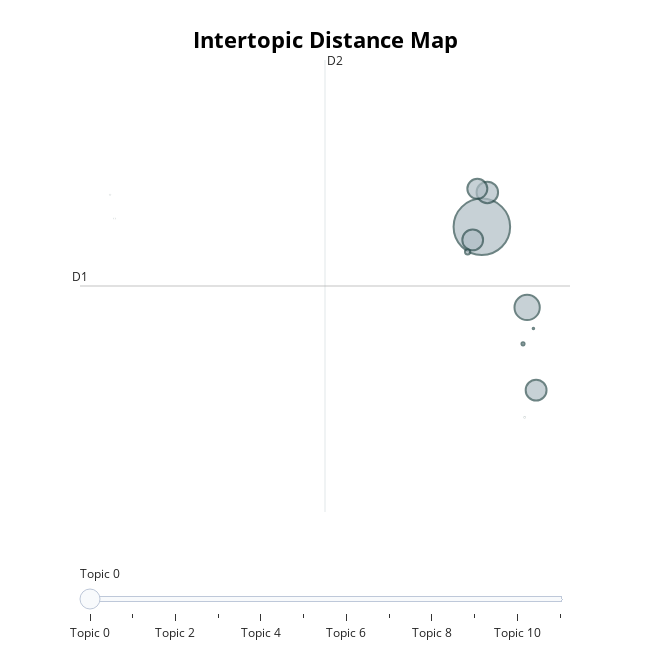

Source (notebook cell):
### Code cell
topic_model.visualize_topics()

### Figure 1 — Plotly figure (JSON) as saved in the notebook; plotly's stock layout.template omitted (floating-point values rounded to 4 significant figures)
{"data": [{"customdata": [[0, "recursos | consultoria | construcao | empresas | praca", 73969], [1, "inserviveis | abrasivos | acessorios | descricao | estofados", 14775], [2, "alimenticios | alimentos | agricola | agricultura | agricolas", 10667], [3, "material | materiais | plastico | equipamentos | concreto", 10054], [4, "hospitalares | hospitalar | hospital | clinica | clinicas", 9970], [5, "maquinas | equipamento | automotor | pneus | equipamentos", 9232], [6, "servico |  |  |  | ", 653], [7, "vegetal | laticinios | alimentacao | carreta | panificacao", 226], [8, "odontologicos | odontologico | odontologia | estofados | hospitalares", 55], [9, "tubos | laboratorio | equipamentos | variavel | angulo", 1], [10, "equipamentos | laboratorio | workstation | cabine | materiais", 1], [11, "beneficiarios | composto | kits | materiais | limpeza", 1]], "hovertemplate": "<b>Topic %{customdata[0]}</b><br>%{customdata[1]}<br>Size: %{customdata[2]}", "legendgroup": "", "marker": {"color": "#B0BEC5", "line": {"color": "DarkSlateGrey", "width": 2}, "size": [73969, 14775, 10667, 10054, 9970, 9232, 653, 226, 55, 1, 1, 1], "sizemode": "area", "sizeref": 46.23, "symbol": "circle"}, "mode": "markers", "name": "", "orientation": "v", "showlegend": false, "type": "scatter", "x": [11.91, 15.05, 12.29, 15.67, 11.27, 11.59, 10.92, 14.76, 15.48, -13.88, -13.56, 14.87], "xaxis": "x", "y": [11.1, 10.01, 11.57, 8.895, 10.93, 11.62, 10.77, 9.522, 9.729, 11.54, 11.22, 8.526], "yaxis": "y"}], "layout": {"annotations": [{"showarrow": false, "text": "D1", "x": -15.96, "y": 10.3, "yshift": 10}, {"showarrow": false, "text": "D2", "x": 1.029, "xshift": 10, "y": 13.36}], "height": 650, "hoverlabel": {"bgcolor": "white", "font": {"family": "Rockwell", "size": 16}}, "legend": {"itemsizing": "constant", "tracegroupgap": 0}, "margin": {"t": 60}, "shapes": [{"line": {"color": "#CFD8DC", "width": 2}, "type": "line", "x0": 1.029, "x1": 1.029, "y0": 7.247, "y1": 13.36}, {"line": {"color": "#9E9E9E", "width": 2}, "type": "line", "x0": -15.96, "x1": 18.02, "y0": 10.3, "y1": 10.3}], "sliders": [{"active": 0, "pad": {"t": 50}, "steps": [{"args": [{"marker.color": [["red", "#B0BEC5", "#B0BEC5", "#B0BEC5", "#B0BEC5", "#B0BEC5", "#B0BEC5", "#B0BEC5", "#B0BEC5", "#B0BEC5", "#B0BEC5", "#B0BEC5"]]}], "label": "Topic 0", "method": "update"}, {"args": [{"marker.color": [["#B0BEC5", "red", "#B0BEC5", "#B0BEC5", "#B0BEC5", "#B0BEC5", "#B0BEC5", "#B0BEC5", "#B0BEC5", "#B0BEC5", "#B0BEC5", "#B0BEC5"]]}], "label": "Topic 1", "method": "update"}, {"args": [{"marker.color": [["#B0BEC5", "#B0BEC5", "red", "#B0BEC5", "#B0BEC5", "#B0BEC5", "#B0BEC5", "#B0BEC5", "#B0BEC5", "#B0BEC5", "#B0BEC5", "#B0BEC5"]]}], "label": "Topic 2", "method": "update"}, {"args": [{"marker.color": [["#B0BEC5", "#B0BEC5", "#B0BEC5", "red", "#B0BEC5", "#B0BEC5", "#B0BEC5", "#B0BEC5", "#B0BEC5", "#B0BEC5", "#B0BEC5", "#B0BEC5"]]}], "label": "Topic 3", "method": "update"}, {"args": [{"marker.color": [["#B0BEC5", "#B0BEC5", "#B0BEC5", "#B0BEC5", "red", "#B0BEC5", "#B0BEC5", "#B0BEC5", "#B0BEC5", "#B0BEC5", "#B0BEC5", "#B0BEC5"]]}], "label": "Topic 4", "method": "update"}, {"args": [{"marker.color": [["#B0BEC5", "#B0BEC5", "#B0BEC5", "#B0BEC5", "#B0BEC5", "red", "#B0BEC5", "#B0BEC5", "#B0BEC5", "#B0BEC5", "#B0BEC5", "#B0BEC5"]]}], "label": "Topic 5", "method": "update"}, {"args": [{"marker.color": [["#B0BEC5", "#B0BEC5", "#B0BEC5", "#B0BEC5", "#B0BEC5", "#B0BEC5", "red", "#B0BEC5", "#B0BEC5", "#B0BEC5", "#B0BEC5", "#B0BEC5"]]}], "label": "Topic 6", "method": "update"}, {"args": [{"marker.color": [["#B0BEC5", "#B0BEC5", "#B0BEC5", "#B0BEC5", "#B0BEC5", "#B0BEC5", "#B0BEC5", "red", "#B0BEC5", "#B0BEC5", "#B0BEC5", "#B0BEC5"]]}], "label": "Topic 7", "method": "update"}, {"args": [{"marker.color": [["#B0BEC5", "#B0BEC5", "#B0BEC5", "#B0BEC5", "#B0BEC5", "#B0BEC5", "#B0BEC5", "#B0BEC5", "red", "#B0BEC5", "#B0BEC5", "#B0BEC5"]]}], "label": "Topic 8", "method": "update"}, {"args": [{"marker.color": [["#B0BEC5", "#B0BEC5", "#B0BEC5", "#B0BEC5", "#B0BEC5", "#B0BEC5", "#B0BEC5", "#B0BEC5", "#B0BEC5", "red", "#B0BEC5", "#B0BEC5"]]}], "label": "Topic 9", "method": "update"}, {"args": [{"marker.color": [["#B0BEC5", "#B0BEC5", "#B0BEC5", "#B0BEC5", "#B0BEC5", "#B0BEC5", "#B0BEC5", "#B0BEC5", "#B0BEC5", "#B0BEC5", "red", "#B0BEC5"]]}], "label": "Topic 10", "method": "update"}, {"args": [{"marker.color": [["#B0BEC5", "#B0BEC5", "#B0BEC5", "#B0BEC5", "#B0BEC5", "#B0BEC5", "#B0BEC5", "#B0BEC5", "#B0BEC5", "#B0BEC5", "#B0BEC5", "red"]]}], "label": "Topic 11", "method": "update"}]}], "title": {"font": {"color": "Black", "size": 22}, "text": "<b>Intertopic Distance Map</b>", "x": 0.5, "xanchor": "center", "y": 0.95, "yanchor": "top"}, "width": 650, "xaxis": {"anchor": "y", "domain": [0, 1], "range": [-15.96, 18.02], "title": {"text": ""}, "visible": false}, "yaxis": {"anchor": "x", "domain": [0, 1], "range": [7.247, 13.36], "title": {"text": ""}, "visible": false}}}
